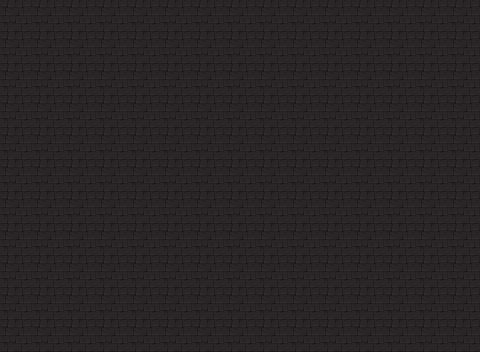

Rendered tile map (Tiled .tmx) drawn with the repository's tilesets; below, a short description and the full map source, tile grids included:
An orthogonal 15x11 tile map with 32x32 px tiles, 3 tile layers (BottomLayer, CollisionLayer, UpperLayer).

<map version="1.10" tiledversion="1.11.2" orientation="orthogonal" renderorder="right-down" width="15" height="11" tilewidth="32" tileheight="32" infinite="0" nextlayerid="4" nextobjectid="1">
 <tileset firstgid="1" source="maps/tilset.tsx" />
 <layer id="1" name="BottomLayer" width="15" height="11">
  <data encoding="csv">
344,344,344,344,344,344,344,344,344,344,344,344,344,344,344,
344,344,344,344,344,344,344,344,344,344,344,344,344,344,344,
344,344,344,344,344,344,344,344,344,344,344,344,344,344,344,
344,344,344,344,344,344,344,344,344,344,344,344,344,344,344,
344,344,344,344,344,344,344,344,344,344,344,344,344,344,344,
344,344,344,344,344,344,344,344,344,344,344,344,344,344,344,
344,344,344,344,344,344,344,344,344,344,344,344,344,344,344,
344,344,344,344,344,344,344,344,344,344,344,344,344,344,344,
344,344,344,344,344,344,344,344,344,344,344,344,344,344,344,
344,344,344,344,344,344,344,344,344,344,344,344,344,344,344,
344,344,344,344,344,344,344,344,344,344,344,344,344,344,344
</data>
 </layer>
 <layer id="2" name="CollisionLayer" width="15" height="11">
  <data encoding="csv">
344,344,344,344,344,344,344,344,344,344,344,344,344,344,344,
344,344,344,344,344,344,344,344,344,344,344,344,344,344,344,
344,344,344,344,344,344,344,344,344,344,344,344,344,344,344,
344,344,344,344,344,344,344,344,344,344,344,344,344,344,344,
344,344,344,344,344,344,344,344,344,344,344,344,344,344,344,
344,344,344,344,344,344,344,344,344,344,344,344,344,344,344,
344,344,344,344,344,344,344,344,344,344,344,344,344,344,344,
344,344,344,344,344,344,344,344,344,344,344,344,344,344,344,
344,344,344,344,344,344,344,344,344,344,344,344,344,344,344,
344,344,344,344,344,344,344,344,344,344,344,344,344,344,344,
344,344,344,344,344,344,344,344,344,344,344,344,344,344,344
</data>
 </layer>
 <layer id="3" name="UpperLayer" width="15" height="11">
  <data encoding="csv">
0,0,0,0,0,0,0,0,0,0,0,0,0,0,0,
0,0,0,0,0,0,0,0,0,0,0,0,0,0,0,
0,0,0,0,0,0,0,0,0,0,0,0,0,0,0,
0,0,0,0,0,0,0,0,0,0,0,0,0,0,0,
0,0,0,0,0,0,0,0,0,0,0,0,0,0,0,
0,0,0,0,0,0,0,0,0,0,0,0,0,0,0,
0,0,0,0,0,0,0,0,0,0,0,0,0,0,0,
0,0,0,0,0,0,0,0,0,0,0,0,0,0,0,
0,0,0,0,0,0,0,0,0,0,0,0,0,0,0,
0,0,0,0,0,0,0,0,0,0,0,0,0,0,0,
0,0,0,0,0,0,0,0,0,0,0,0,0,0,0
</data>
 </layer>
</map>
